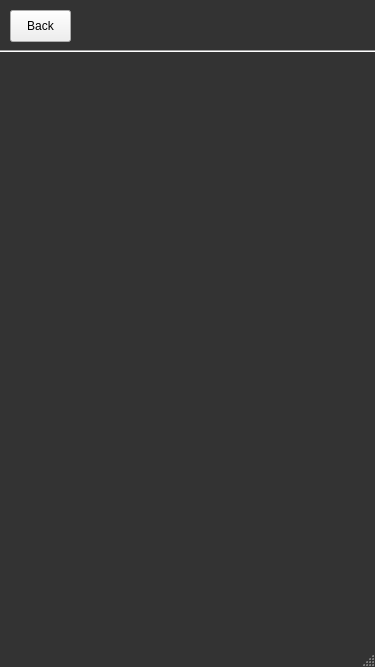
<?xml version="1.0" encoding="UTF-8"?>
<ui version="4.0">
 <class>MainWindow</class>
 <widget class="QMainWindow" name="MainWindow">
  <property name="geometry">
   <rect>
    <x>0</x>
    <y>0</y>
    <width>375</width>
    <height>667</height>
   </rect>
  </property>
  <property name="minimumSize">
   <size>
    <width>375</width>
    <height>667</height>
   </size>
  </property>
  <property name="maximumSize">
   <size>
    <width>375</width>
    <height>667</height>
   </size>
  </property>
  <property name="windowTitle">
   <string>MainWindow</string>
  </property>
  <property name="styleSheet">
   <string notr="true">QMainWindow#MainWindow{
background:rgb(51, 51, 51)
}</string>
  </property>
  <widget class="QWidget" name="centralwidget">
   <widget class="QLabel" name="label_2">
    <property name="geometry">
     <rect>
      <x>70</x>
      <y>-10</y>
      <width>271</width>
      <height>81</height>
     </rect>
    </property>
    <property name="maximumSize">
     <size>
      <width>16777203</width>
      <height>16777215</height>
     </size>
    </property>
    <property name="font">
     <font>
      <pointsize>30</pointsize>
     </font>
    </property>
    <property name="styleSheet">
     <string notr="true">QLabel#label_2{
color:rgb(204, 255, 102)
}</string>
    </property>
    <property name="text">
     <string/>
    </property>
    <property name="pixmap">
     <pixmap>GymHexTopperLogo.png</pixmap>
    </property>
    <property name="scaledContents">
     <bool>true</bool>
    </property>
   </widget>
   <widget class="Line" name="line">
    <property name="geometry">
     <rect>
      <x>0</x>
      <y>50</y>
      <width>118</width>
      <height>3</height>
     </rect>
    </property>
    <property name="styleSheet">
     <string notr="true">Line#line{
background:rgb(76, 76, 76)
}</string>
    </property>
    <property name="orientation">
     <enum>Qt::Horizontal</enum>
    </property>
   </widget>
   <widget class="Line" name="line_2">
    <property name="geometry">
     <rect>
      <x>100</x>
      <y>50</y>
      <width>118</width>
      <height>3</height>
     </rect>
    </property>
    <property name="styleSheet">
     <string notr="true">Line#line_2{
background:rgb(76, 76, 76)
}</string>
    </property>
    <property name="orientation">
     <enum>Qt::Horizontal</enum>
    </property>
   </widget>
   <widget class="Line" name="line_3">
    <property name="geometry">
     <rect>
      <x>200</x>
      <y>50</y>
      <width>118</width>
      <height>3</height>
     </rect>
    </property>
    <property name="styleSheet">
     <string notr="true">Line#line_3{
background:rgb(76, 76, 76)
}</string>
    </property>
    <property name="orientation">
     <enum>Qt::Horizontal</enum>
    </property>
   </widget>
   <widget class="Line" name="line_4">
    <property name="geometry">
     <rect>
      <x>300</x>
      <y>50</y>
      <width>118</width>
      <height>3</height>
     </rect>
    </property>
    <property name="styleSheet">
     <string notr="true">Line#line_4{
background:rgb(76, 76, 76)
}</string>
    </property>
    <property name="orientation">
     <enum>Qt::Horizontal</enum>
    </property>
   </widget>
   <widget class="QPushButton" name="BackButton">
    <property name="geometry">
     <rect>
      <x>10</x>
      <y>10</y>
      <width>61</width>
      <height>32</height>
     </rect>
    </property>
    <property name="styleSheet">
     <string notr="true"/>
    </property>
    <property name="text">
     <string>Back</string>
    </property>
   </widget>
  </widget>
  <widget class="QMenuBar" name="menubar">
   <property name="geometry">
    <rect>
     <x>0</x>
     <y>0</y>
     <width>375</width>
     <height>24</height>
    </rect>
   </property>
  </widget>
  <widget class="QStatusBar" name="statusbar"/>
 </widget>
 <resources/>
 <connections/>
</ui>
